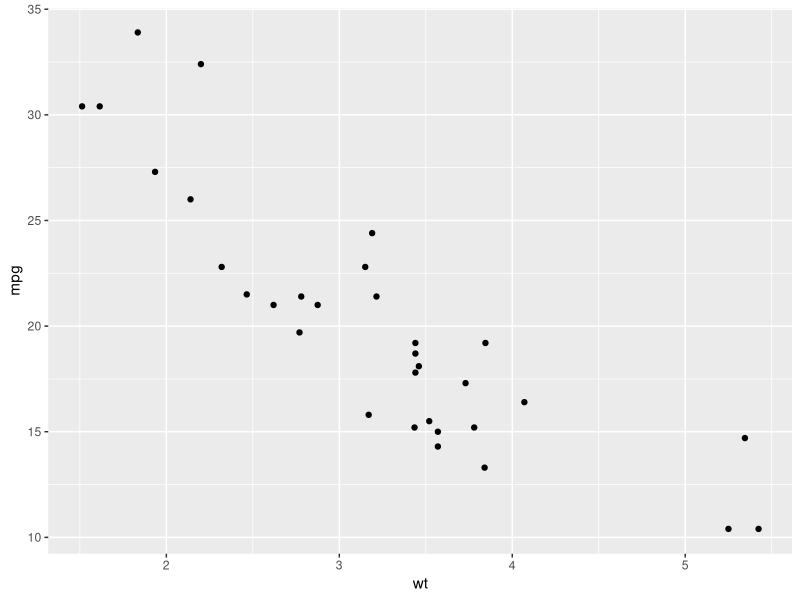
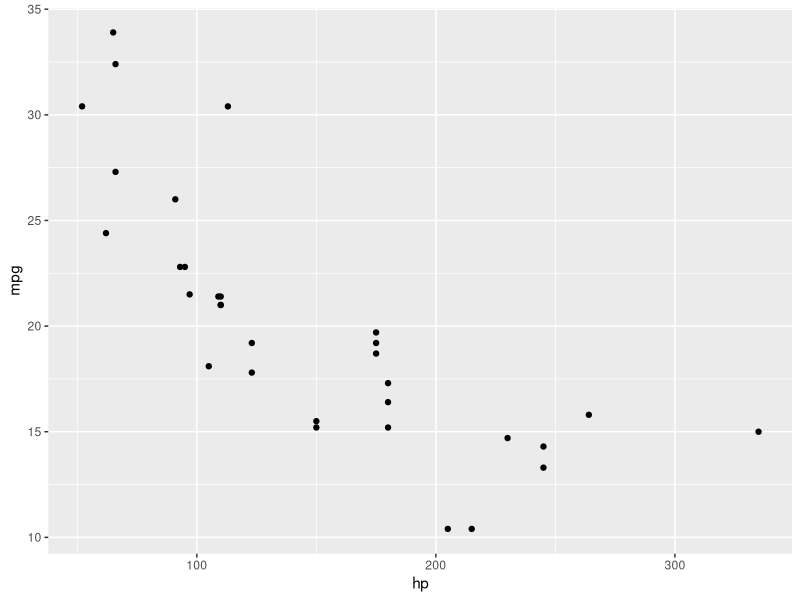
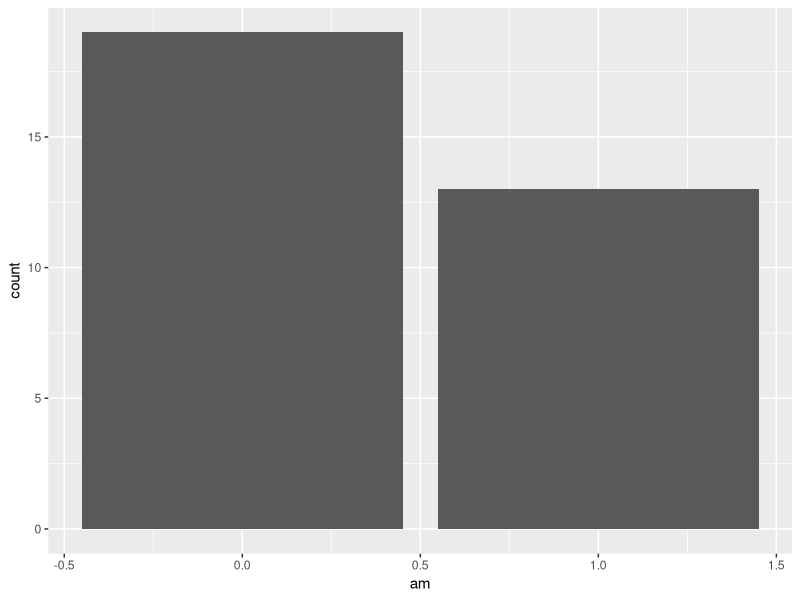
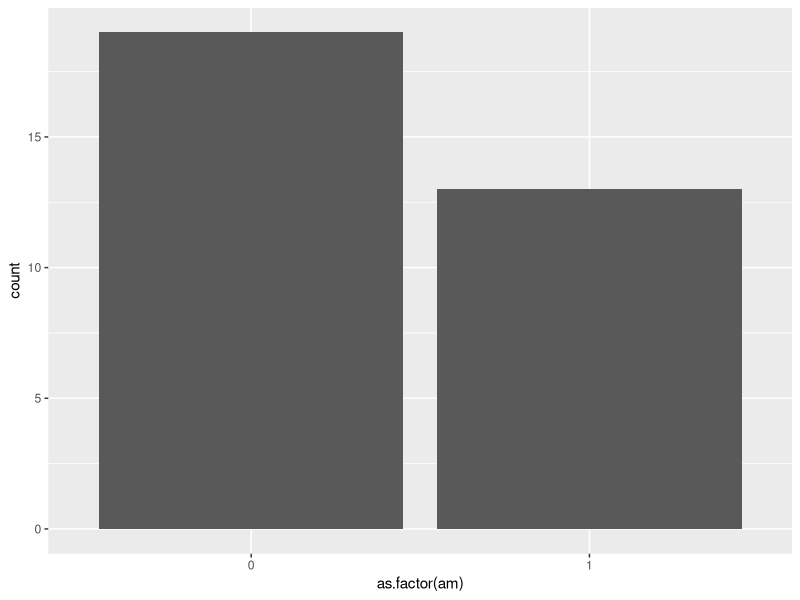
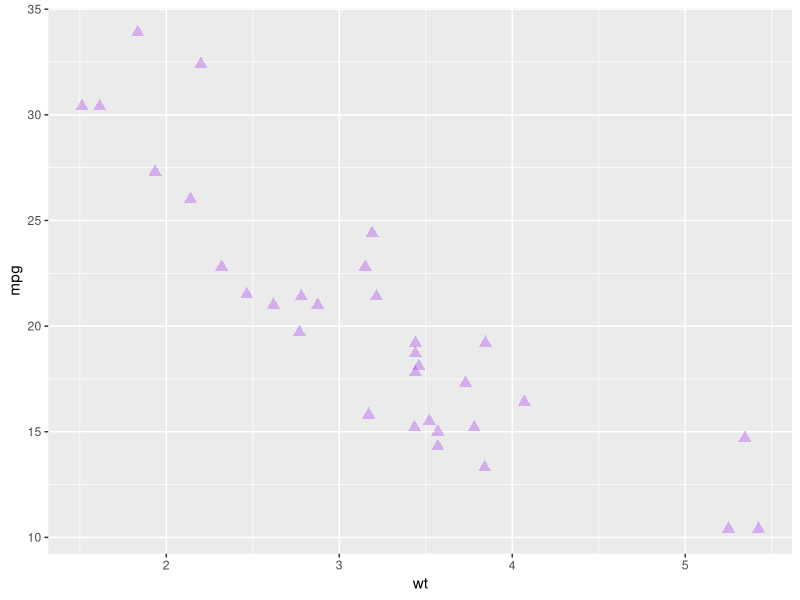
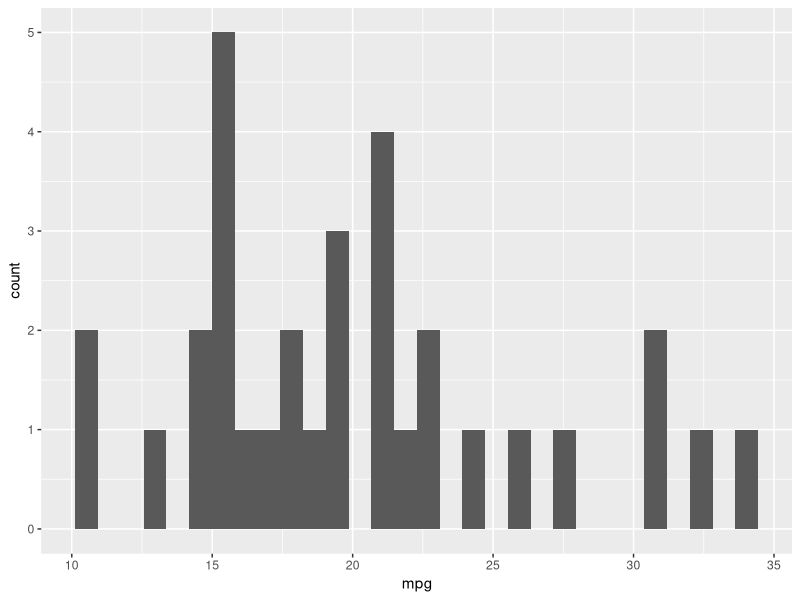
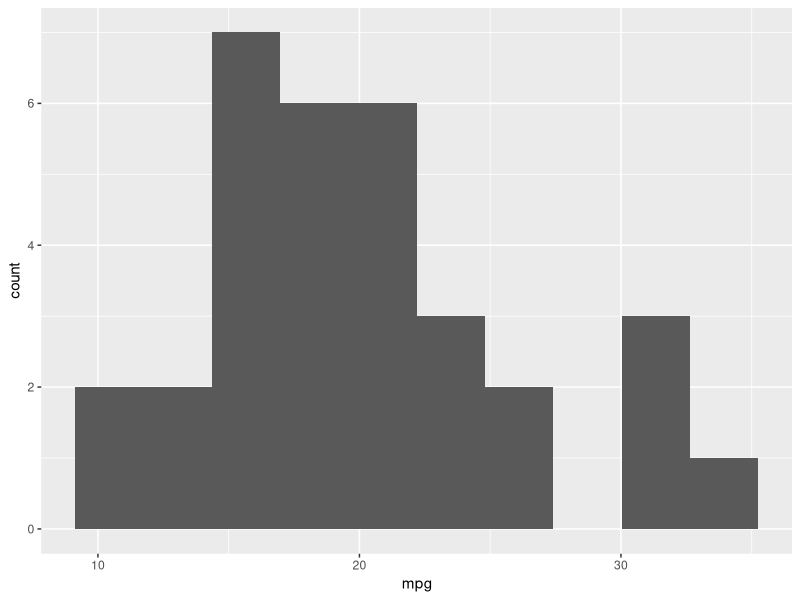
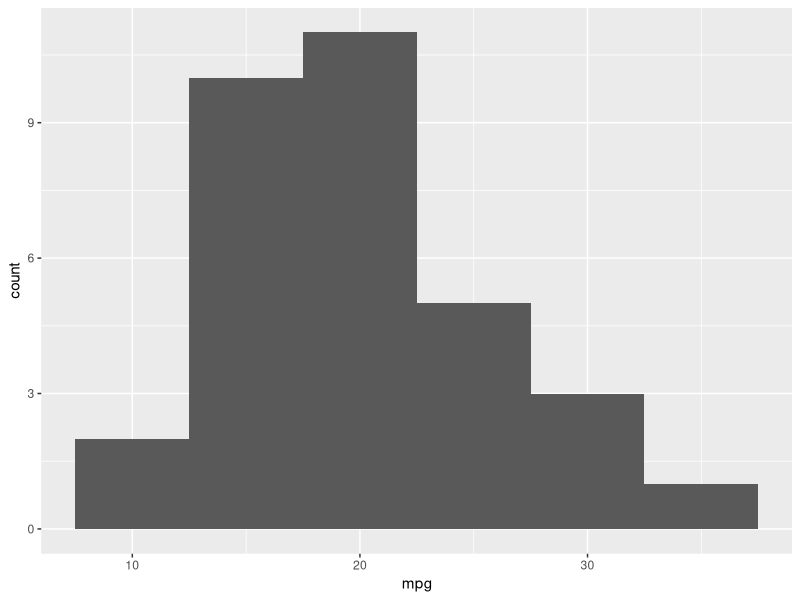

Recreate these plots in R, in order.
# Notes 4 Code

library(ggplot2)


# Practice Questions

# Run initial code

ggplot(data = mtcars) +
  geom_point(aes(x = wt, y = mpg))


# Create scatterplot of hp (x) by mpg (y)

ggplot(data = mtcars) +
  geom_point(aes(x = hp, y = mpg))


# Create bar graph of am

ggplot(data = mtcars) +
  geom_bar(aes(x = am))

# To make the x-axis categorical instead of numeric, use as.factor()

ggplot(data = mtcars) +
  geom_bar(aes(x = as.factor(am)))



# Scatterplot Practice

ggplot(data = mtcars) +
  geom_point(aes(x = wt, 
                 y = mpg), 
             color = "purple",
             alpha = 0.3,
             size = 3,
             shape = 17)



# Creating a histogram
# We get a message telling us to specify bins / binwidth

ggplot(data = mtcars) +
  geom_histogram(aes(x = mpg))

# We specified that we wanted 10 bins
ggplot(data = mtcars) +
  geom_histogram(aes(x = mpg), bins = 10)

# Or we specified that we wanted each bin to be 5 mpg wide
ggplot(data = mtcars) +
  geom_histogram(aes(x = mpg), binwidth = 5)


# Practice histogram

ggplot(data = airquality) +
  geom_histogram(aes(x = Temp),
                 fill = "orange",
                 color = "white",
                 binwidth = 5,
                 boundary = 55)
